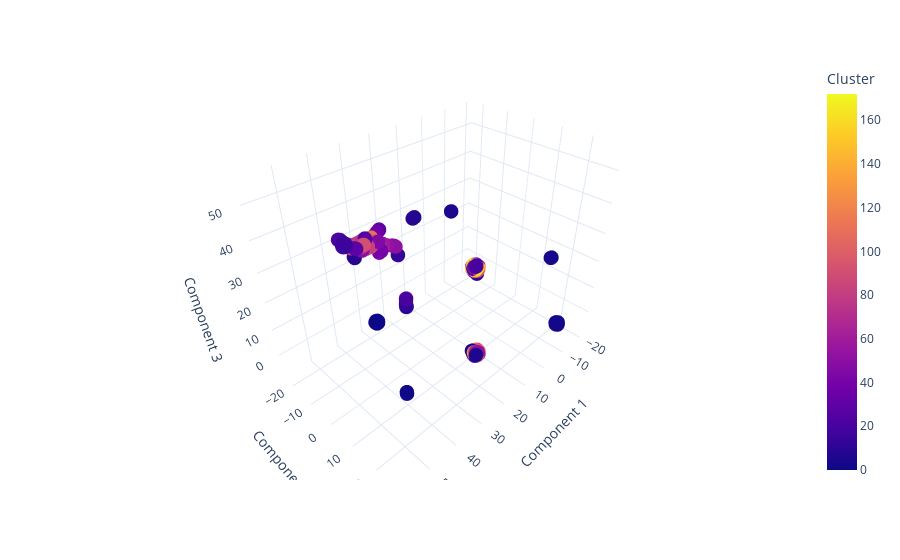

Notebook cell for this chart:
### Code cell
import plotly.express as px

fig = px.scatter_3d(
    data_frame=filtered_3,
    x="Component 1",
    y="Component 2",
    z="Component 3",
    color="Cluster",
    color_discrete_sequence=px.colors.qualitative.Pastel,
    hover_data=["taxon_id", "media_id"],
    template="plotly_white"
)
fig.update_traces(marker={'size': 5})
fig.show()

### Figure 1 — Plotly figure (JSON) as saved in the notebook; plotly's stock layout.template omitted (floating-point values rounded to 4 significant figures; data arrays with more than 128 entries replaced by an {"elided": "..."} marker saying what was removed)
{"data": [{"customdata": {"elided": "4567x2 str values"}, "hovertemplate": "Component 1=%{x}<br>Component 2=%{y}<br>Component 3=%{z}<br>taxon_id=%{customdata[0]}<br>media_id=%{customdata[1]}<br>Cluster=%{marker.color}<extra></extra>", "legendgroup": "", "marker": {"color": {"elided": "4567 int values"}, "coloraxis": "coloraxis", "size": 5, "symbol": "circle"}, "mode": "markers", "name": "", "scene": "scene", "showlegend": false, "type": "scatter3d", "x": {"elided": "4567 float values"}, "y": {"elided": "4567 float values"}, "z": {"elided": "4567 float values"}}], "layout": {"coloraxis": {"colorbar": {"title": {"text": "Cluster"}}, "colorscale": [[0, "#0d0887"], [0.1111, "#46039f"], [0.2222, "#7201a8"], [0.3333, "#9c179e"], [0.4444, "#bd3786"], [0.5556, "#d8576b"], [0.6667, "#ed7953"], [0.7778, "#fb9f3a"], [0.8889, "#fdca26"], [1, "#f0f921"]]}, "legend": {"tracegroupgap": 0}, "margin": {"t": 60}, "scene": {"domain": {"x": [0, 1], "y": [0, 1]}, "xaxis": {"title": {"text": "Component 1"}}, "yaxis": {"title": {"text": "Component 2"}}, "zaxis": {"title": {"text": "Component 3"}}}}}
